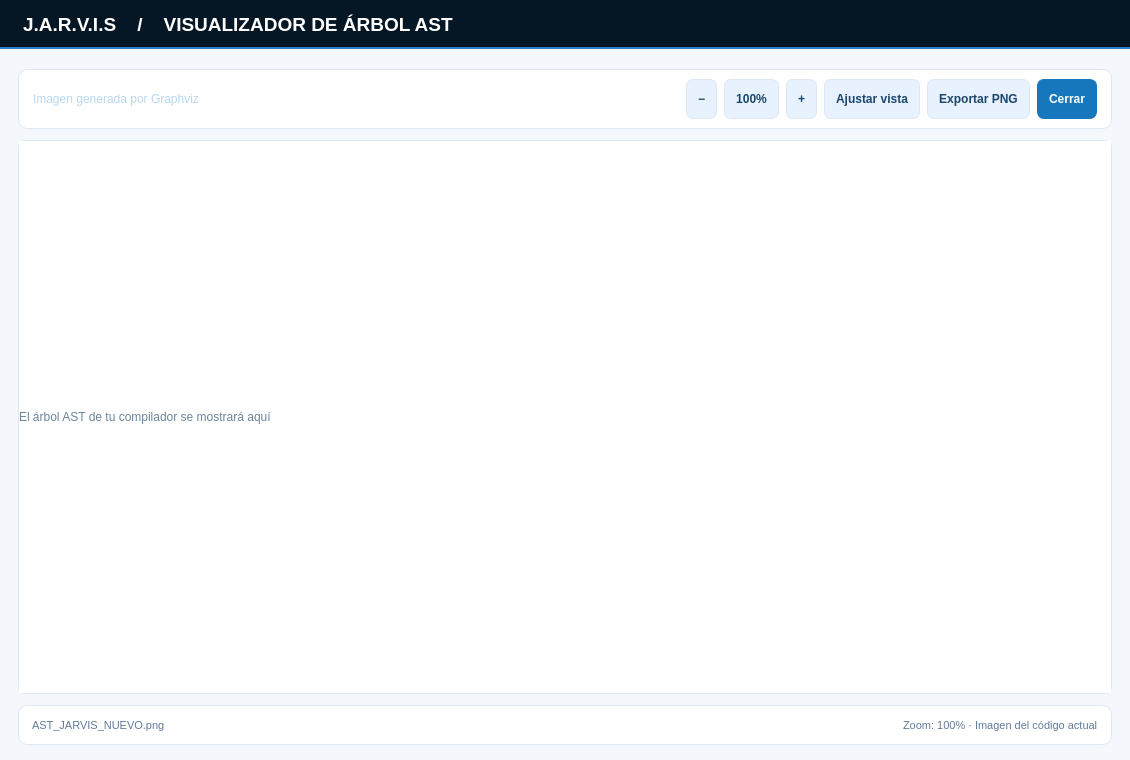
<?xml version="1.0" encoding="UTF-8"?>
<ui version="4.0">
 <class>VentanaAST</class>
 <widget class="QDialog" name="VentanaAST">
  <property name="geometry">
   <rect>
    <x>0</x>
    <y>0</y>
    <width>1130</width>
    <height>760</height>
   </rect>
  </property>
  <property name="minimumSize">
   <size>
    <width>680</width>
    <height>460</height>
   </size>
  </property>
  <property name="windowTitle">
   <string notr="true">J.A.R.V.I.S | Árbol de sintaxis abstracta (AST)</string>
  </property>
  <property name="styleSheet">
   <string notr="true">QDialog {background:#F4F7FB;color:#1F3450;font-family:'Segoe UI';}
QFrame#headerDialog {background:#051625;border-bottom:2px solid #267FC4;}
QLabel#lblDialogTitle {color:#FFFFFF;font-size:19px;font-weight:800;}
QLabel#lblDialogSubtitulo {color:#B8D7EF;font-size:12px;}
QLabel {color:#1F3450;font-size:12px;}
QLabel#lblEstadoProblemas {color:#617B99;font-size:15px;font-weight:700;}
QLabel#lblASTAviso, QLabel#lblNombreAST {color:#617B99;font-size:11px;}
QFrame#barraDialog, QFrame#panelDialog {background:#FFFFFF;border:1px solid #DDE7F2;border-radius:9px;}
QPushButton {background:#E8F2FE;color:#1B466B;border:1px solid #DDE7F2;border-radius:7px;padding:9px 11px;font-weight:600;min-height:20px;}
QPushButton:hover {background:#D6E8FA;}
QPushButton#btnCerrarAST,QPushButton#btnCerrarProblemas {background:#1677BD;color:white;border-color:#1677BD;}
QScrollArea {background:white;border:1px solid #DDE7F2;border-radius:7px;}
QTableWidget {background:#FFFFFF;color:#1F3450;alternate-background-color:#EAF2FC;gridline-color:#DDE7F2;border:1px solid #DDE7F2;}
QHeaderView::section {background:#EAF2FC;color:#1F3450;padding:8px;border:0;border-right:1px solid #DDE7F2;font-weight:700;}
QPlainTextEdit {background:#F9FBFF;color:#1F3450;border:1px solid #DDE7F2;border-radius:8px;padding:10px;font-family:Consolas;font-size:12px;}
QLabel#lblASTImagen {background:#FFFFFF;color:#6A849C;}</string>
  </property>
  <layout class="QVBoxLayout" name="layoutVentana">
   <property name="spacing">
    <number>10</number>
   </property>
   <property name="leftMargin">
    <number>0</number>
   </property>
   <property name="topMargin">
    <number>0</number>
   </property>
   <property name="rightMargin">
    <number>0</number>
   </property>
   <property name="bottomMargin">
    <number>0</number>
   </property>
   <item>
    <widget class="QFrame" name="headerDialog">
     <layout class="QHBoxLayout" name="cabeceraLayout">
      <property name="spacing">
       <number>10</number>
      </property>
      <property name="leftMargin">
       <number>23</number>
      </property>
      <property name="topMargin">
       <number>13</number>
      </property>
      <property name="rightMargin">
       <number>23</number>
      </property>
      <property name="bottomMargin">
       <number>13</number>
      </property>
      <item>
       <widget class="QLabel" name="lblDialogTitle">
        <property name="text">
         <string notr="true">J.A.R.V.I.S    /    VISUALIZADOR DE ÁRBOL AST</string>
        </property>
       </widget>
      </item>
     </layout>
    </widget>
   </item>
   <item>
    <layout class="QVBoxLayout" name="contenidoLayout">
     <property name="spacing">
      <number>11</number>
     </property>
     <property name="leftMargin">
      <number>18</number>
     </property>
     <property name="topMargin">
      <number>10</number>
     </property>
     <property name="rightMargin">
      <number>18</number>
     </property>
     <property name="bottomMargin">
      <number>15</number>
     </property>
     <item>
      <widget class="QFrame" name="barraDialog">
       <layout class="QHBoxLayout" name="layoutZoom">
        <property name="spacing">
         <number>7</number>
        </property>
        <property name="leftMargin">
         <number>14</number>
        </property>
        <property name="topMargin">
         <number>9</number>
        </property>
        <property name="rightMargin">
         <number>14</number>
        </property>
        <property name="bottomMargin">
         <number>9</number>
        </property>
        <item>
         <widget class="QLabel" name="lblDialogSubtitulo">
          <property name="text">
           <string notr="true">Imagen generada por Graphviz</string>
          </property>
         </widget>
        </item>
        <item>
         <spacer name="spacer">
          <property name="orientation">
           <enum>Qt::Orientation::Horizontal</enum>
          </property>
          <property name="sizeType">
           <enum>QSizePolicy::Policy::Expanding</enum>
          </property>
          <property name="sizeHint" stdset="0">
           <size>
            <width>20</width>
            <height>20</height>
           </size>
          </property>
         </spacer>
        </item>
        <item>
         <widget class="QPushButton" name="btnZoomMenos">
          <property name="text">
           <string notr="true">−</string>
          </property>
         </widget>
        </item>
        <item>
         <widget class="QPushButton" name="btnZoomReset">
          <property name="text">
           <string notr="true">100%</string>
          </property>
         </widget>
        </item>
        <item>
         <widget class="QPushButton" name="btnZoomMas">
          <property name="text">
           <string notr="true">+</string>
          </property>
         </widget>
        </item>
        <item>
         <widget class="QPushButton" name="btnAjustarVista">
          <property name="text">
           <string notr="true">Ajustar vista</string>
          </property>
         </widget>
        </item>
        <item>
         <widget class="QPushButton" name="btnExportarAST">
          <property name="text">
           <string notr="true">Exportar PNG</string>
          </property>
         </widget>
        </item>
        <item>
         <widget class="QPushButton" name="btnCerrarAST">
          <property name="text">
           <string notr="true">Cerrar</string>
          </property>
         </widget>
        </item>
       </layout>
      </widget>
     </item>
     <item>
      <widget class="QScrollArea" name="scrollAST">
       <property name="widgetResizable">
        <bool>true</bool>
       </property>
       <widget class="QWidget" name="scrollAreaWidgetContents">
        <property name="geometry">
         <rect>
          <x>0</x>
          <y>0</y>
          <width>1092</width>
          <height>549</height>
         </rect>
        </property>
        <layout class="QVBoxLayout" name="astPlaceholderLayout">
         <property name="spacing">
          <number>0</number>
         </property>
         <property name="leftMargin">
          <number>0</number>
         </property>
         <property name="topMargin">
          <number>0</number>
         </property>
         <property name="rightMargin">
          <number>0</number>
         </property>
         <property name="bottomMargin">
          <number>0</number>
         </property>
         <item>
          <widget class="QLabel" name="lblASTImagen">
           <property name="text">
            <string notr="true">El árbol AST de tu compilador se mostrará aquí </string>
           </property>
          </widget>
         </item>
        </layout>
       </widget>
      </widget>
     </item>
     <item>
      <widget class="QFrame" name="panelDialog">
       <layout class="QHBoxLayout" name="footerAST">
        <property name="spacing">
         <number>9</number>
        </property>
        <property name="leftMargin">
         <number>13</number>
        </property>
        <property name="topMargin">
         <number>9</number>
        </property>
        <property name="rightMargin">
         <number>13</number>
        </property>
        <property name="bottomMargin">
         <number>9</number>
        </property>
        <item>
         <widget class="QLabel" name="lblNombreAST">
          <property name="text">
           <string notr="true">AST_JARVIS_NUEVO.png</string>
          </property>
         </widget>
        </item>
        <item>
         <spacer name="spacer">
          <property name="orientation">
           <enum>Qt::Orientation::Horizontal</enum>
          </property>
          <property name="sizeType">
           <enum>QSizePolicy::Policy::Expanding</enum>
          </property>
          <property name="sizeHint" stdset="0">
           <size>
            <width>20</width>
            <height>20</height>
           </size>
          </property>
         </spacer>
        </item>
        <item>
         <widget class="QLabel" name="lblASTAviso">
          <property name="text">
           <string notr="true">Zoom: 100% · Imagen del código actual</string>
          </property>
         </widget>
        </item>
       </layout>
      </widget>
     </item>
    </layout>
   </item>
  </layout>
 </widget>
 <resources/>
 <connections/>
</ui>
